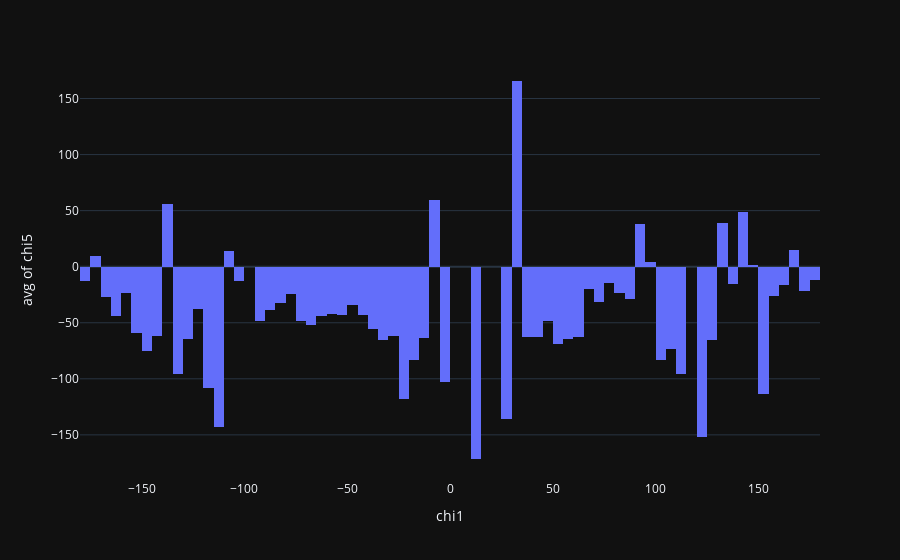

The cell this chart's notebook holds for it:
### Markdown cell above
## Examine the Disulfide Torsions
The disulfide bond's overall conformation is defined by the sidechain dihedral angles $\chi_{1}$-$\chi_{5}$. Since the S-S bond has electron delocalization, it exhibits some double-bond character with strong minima at $+90°$ and $-90°$. The *Left-handed* Disulfides have $\chi_{3}$ < 0.0° and the *Right-handed* have a $\chi_{3}$ > 0.0°.

These torsion values along with the approximate torsional energy are stored in the DisulfideLoader() class and individually within each Disulfide object. We access them via the ``DisulfideList.getTorsions()`` function.

We can get a quick look at their overall statistics using the ``Pandas.describe()`` function.

### Code cell
labels = {'value': 'Angle', 'variable': 'Torsion'}

px.histogram(SS_df, x='chi1', y='chi5', labels=labels, nbins=90, histfunc='avg',
            template='plotly_dark')

### Figure 1 — Plotly figure (JSON) as saved in the notebook; plotly's stock layout.template omitted (floating-point values rounded to 4 significant figures; data arrays with more than 128 entries replaced by an {"elided": "..."} marker saying what was removed)
{"data": [{"alignmentgroup": "True", "bingroup": "x", "histfunc": "avg", "hovertemplate": "chi1=%{x}<br>avg of chi5=%{y}<extra></extra>", "legendgroup": "", "marker": {"color": "#636efa", "pattern": {"shape": ""}}, "name": "", "nbinsx": 90, "offsetgroup": "", "orientation": "v", "showlegend": false, "type": "histogram", "x": {"elided": "3391 float values"}, "xaxis": "x", "y": {"elided": "3391 float values"}, "yaxis": "y"}], "layout": {"barmode": "relative", "legend": {"tracegroupgap": 0}, "margin": {"t": 60}, "xaxis": {"anchor": "y", "domain": [0, 1], "title": {"text": "chi1"}}, "yaxis": {"anchor": "x", "domain": [0, 1], "title": {"text": "avg of chi5"}}}}
